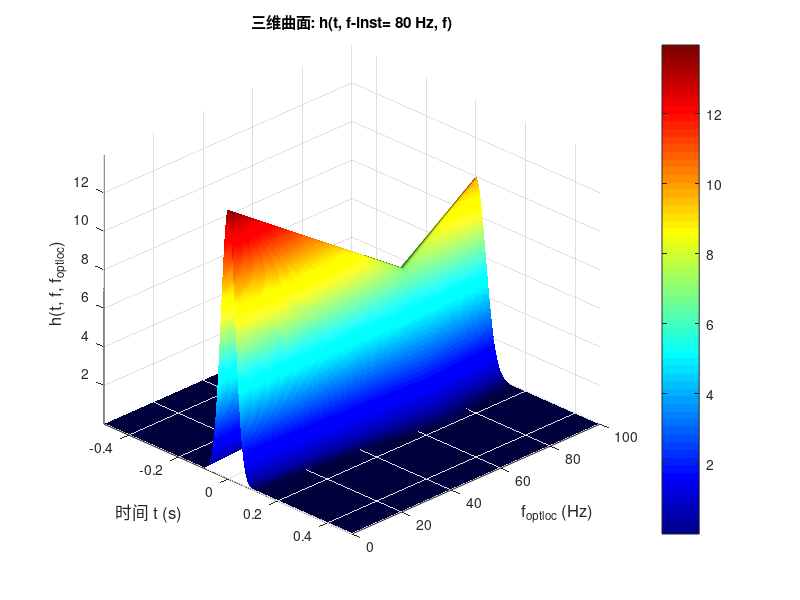

MATLAB code for this plot:
clear;clc;
% 定义参数
k = 4; % 假设 k=1，您可以根据需要调整

% 定义范围
t = linspace(-0.5, 0.5, 1000); % 时间，200个点
f = linspace(0, 100, 1000); % 频率 f，200个点
f_optloc = 70; % 频率 f_optloc，200个点

% 方法1：先创建空数组再赋值（最清晰）
h = zeros( length(f), length(t)); % 注意维度顺序

% 三层循环填充数据（确保每个点都计算）
    for j = 1:length(f)
        for k_idx = 1:length(t)
            % 计算 delta_f
            delta_f = f_optloc - f(j);
            
            % 计算 sigma
            sigma = (f_optloc + abs(delta_f))/k;%sigma=sigma^-1
            
            % 计算 h 值（确保 sigma > 0 避免除零）
            if sigma > 0
                h( j, k_idx) = 1/sqrt(2*pi).*sigma * exp(-t(k_idx)^2/2.*sigma^2);
            else
                h( j, k_idx) = 0; % 或 NaN
            end
        end
    end

% 提取切片数据
%slice_index_f_optloc = find(abs(f_optloc-80) == min(abs(f_optloc-80)));
%slice_f = squeeze( :, :));

% 创建网格
[T, F] = meshgrid(t, f);

% 绘制三维曲面图
figure('Position', [100, 100, 800, 600]);
surf(T, F, h, 'EdgeColor', 'none');
xlabel('时间 t (s)', 'FontSize', 12);
ylabel('f_{optloc} (Hz)', 'FontSize', 12);
zlabel('h(t, f, f_{optloc})', 'FontSize', 12);
title('三维曲面: h(t, f-inst= 80 Hz, f)');

% 美化图形
colormap('jet');
colorbar;
shading interp; % 平滑着色
lighting gouraud;
light('Position', [1, 1, 1]);
light('Position', [-1, -1, -1]);
material dull; % 或 shiny, metal
grid on;
view(45, 30); % 设置视角
axis tight;
